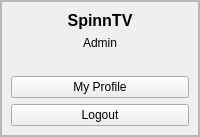
     <widget class="QFrame" name="profileCont">
      <property name="minimumSize">
       <size>
        <width>100</width>
        <height>0</height>
       </size>
      </property>
      <property name="frameShape">
       <enum>QFrame::StyledPanel</enum>
      </property>
      <property name="frameShadow">
       <enum>QFrame::Raised</enum>
      </property>
      <layout class="QVBoxLayout" name="verticalLayout_12">
       <property name="spacing">
        <number>0</number>
       </property>
       <property name="leftMargin">
        <number>0</number>
       </property>
       <property name="topMargin">
        <number>0</number>
       </property>
       <property name="rightMargin">
        <number>0</number>
       </property>
       <property name="bottomMargin">
        <number>0</number>
       </property>
       <item alignment="Qt::AlignTop">
        <widget class="QFrame" name="frame_15">
         <property name="minimumSize">
          <size>
           <width>0</width>
           <height>0</height>
          </size>
         </property>
         <property name="font">
          <font>
           <family>Arial</family>
          </font>
         </property>
         <property name="frameShape">
          <enum>QFrame::StyledPanel</enum>
         </property>
         <property name="frameShadow">
          <enum>QFrame::Raised</enum>
         </property>
         <layout class="QVBoxLayout" name="verticalLayout_13">
          <item alignment="Qt::AlignTop">
           <widget class="QLabel" name="label_50">
            <property name="font">
             <font>
              <family>Arial</family>
              <pointsize>12</pointsize>
              <weight>75</weight>
              <bold>true</bold>
             </font>
            </property>
            <property name="text">
             <string>SpinnTV</string>
            </property>
            <property name="alignment">
             <set>Qt::AlignCenter</set>
            </property>
           </widget>
          </item>
          <item alignment="Qt::AlignTop">
           <widget class="QLabel" name="label_51">
            <property name="text">
             <string>Admin</string>
            </property>
            <property name="alignment">
             <set>Qt::AlignCenter</set>
            </property>
           </widget>
          </item>
          <item alignment="Qt::AlignHCenter|Qt::AlignTop">
           <widget class="QLabel" name="label_49">
            <property name="maximumSize">
             <size>
              <width>50</width>
              <height>50</height>
             </size>
            </property>
            <property name="text">
             <string/>
            </property>
            <property name="pixmap">
             <pixmap resource="resources.qrc">:/Images/assets/QRC Resources/images/logo.jpg</pixmap>
            </property>
            <property name="scaledContents">
             <bool>true</bool>
            </property>
           </widget>
          </item>
          <item>
           <widget class="QPushButton" name="pushButton_8">
            <property name="font">
             <font>
              <family>Arial</family>
             </font>
            </property>
            <property name="text">
             <string>My Profile</string>
            </property>
            <property name="icon">
             <iconset>
              <normaloff>:/Pink-icons/pink-icons/user.svg</normaloff>:/Pink-icons/pink-icons/user.svg</iconset>
            </property>
           </widget>
          </item>
          <item>
           <widget class="QPushButton" name="pushButton_7">
            <property name="font">
             <font>
              <family>Arial</family>
             </font>
            </property>
            <property name="text">
             <string>Logout</string>
            </property>
            <property name="icon">
             <iconset>
              <normaloff>:/Pink-icons/pink-icons/log-out.svg</normaloff>:/Pink-icons/pink-icons/log-out.svg</iconset>
            </property>
           </widget>
          </item>
         </layout>
        </widget>
       </item>
      </layout>
     </widget>
